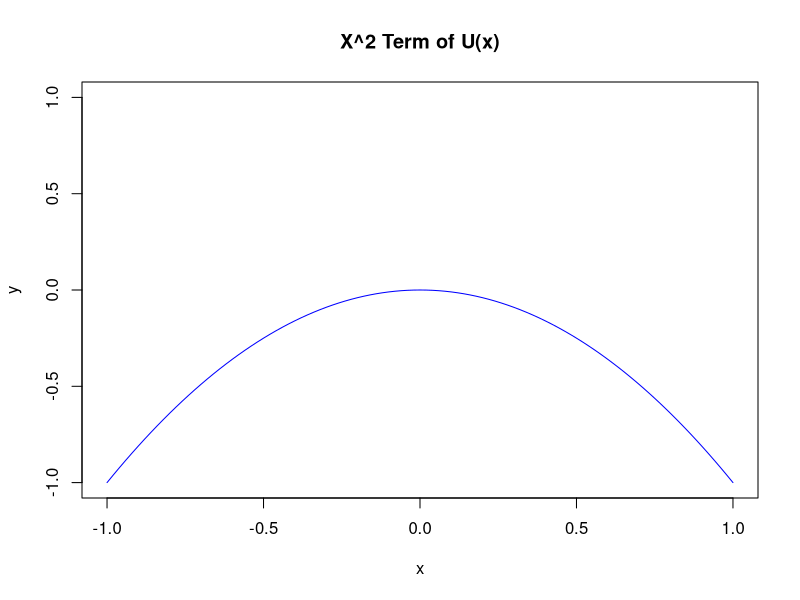
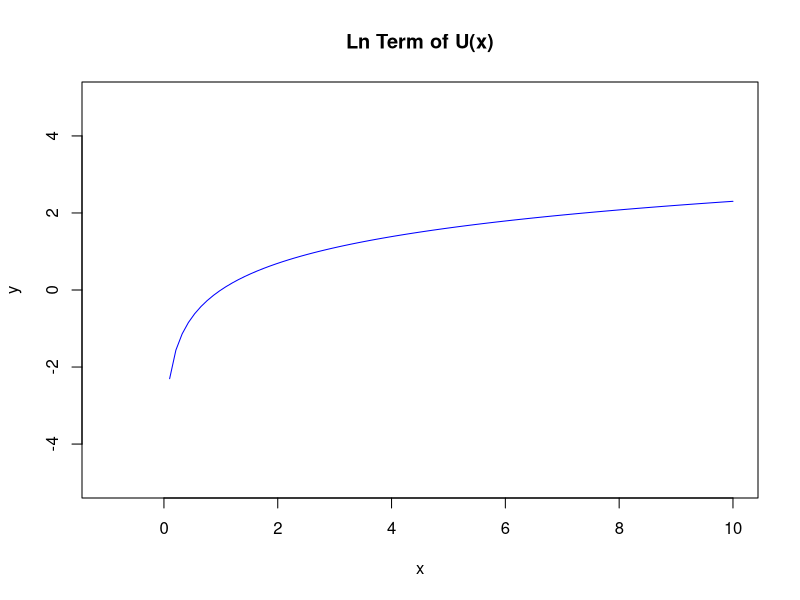

Here is the R script that generated these plots, in order:
## ---- chunk 1
curve(
  -1*x**2,
  main="X^2 Term of U(x)",
  xlab = "x",           #x-axis label
  ylab = "y",       #y-axis label
  type = "l",col="blue",          #Line type and color
  xlim = c(-1,1),  #x-axis range vector: c(0,T) = [0,T] 
  ylim = c(-1, 1 )  #y-axis range vector: c = "combine"
)
## ---- chunk 2
curve(
  log(x),
  main="Ln Term of U(x)",
  xlab = "x",           #x-axis label
  ylab = "y",       #y-axis label
  type = "l",col="blue",          #Line type and color
  xlim = c(-1,10),  #x-axis range vector: c(0,T) = [0,T] 
  ylim = c(-5, 5 )  #y-axis range vector: c = "combine"
)
